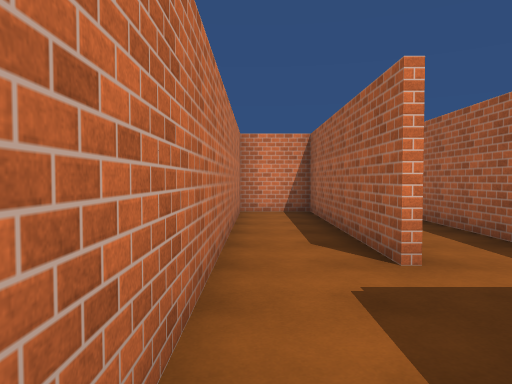
[1] (above)

17 first-person views from a walk through a scene from a Unity 3-D project. The camera is 1.5 m above the floor, tilts 2° down and sees 70° across. The floor is counted in squares, 1.8 m on a side. Each view is taken from the middle of a square. On the plan, view 1 faces up. The plan holds only what a view shows up to about 12 squares ahead; the rest is blank. The place goes on beyond the plan. The player character is not drawn. Surface patterns are stand-ins for the level's own textures.

[2]
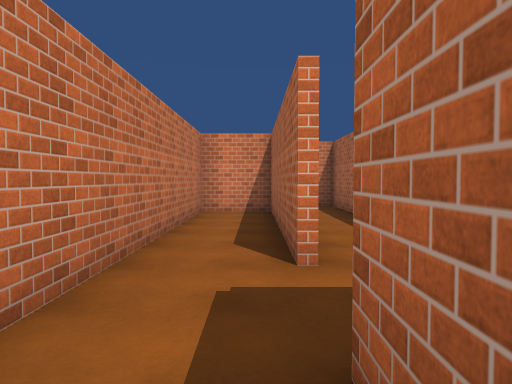

[3]
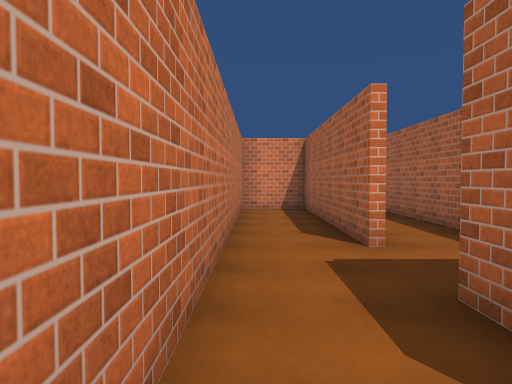

[4]
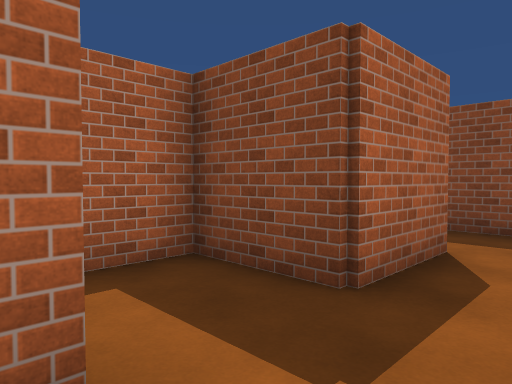

[5]
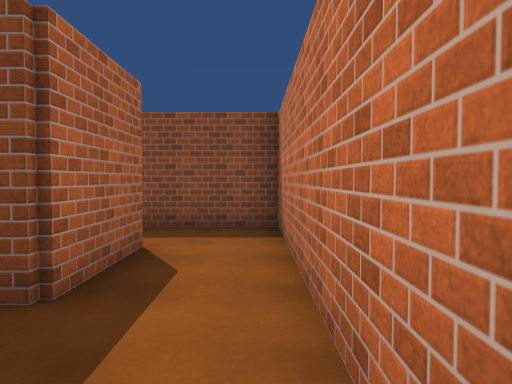

[6]
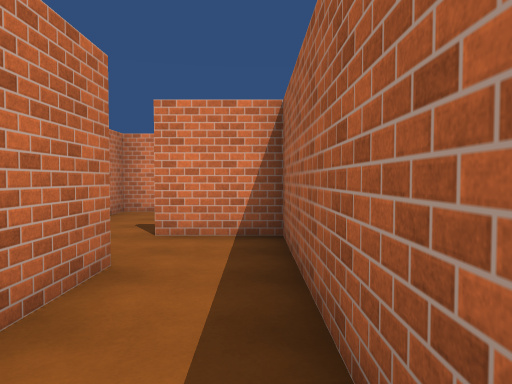

[7]
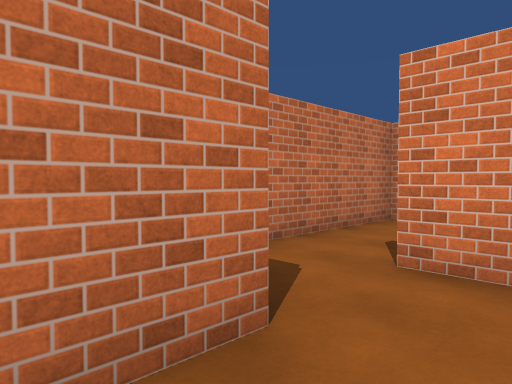

[8]
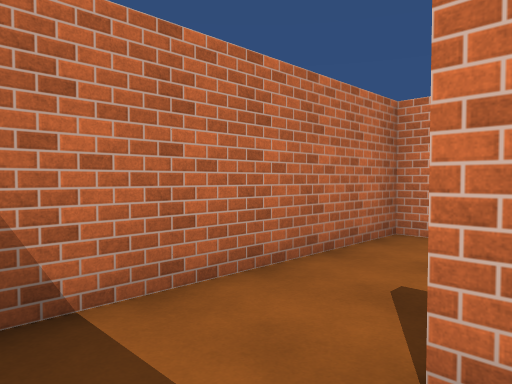

[9]
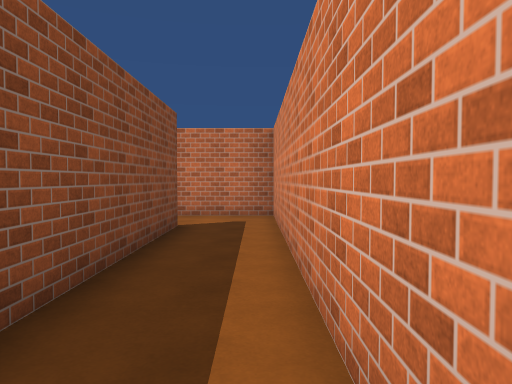

[10]
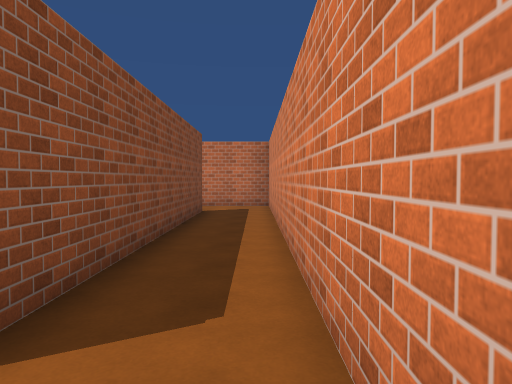

[11]
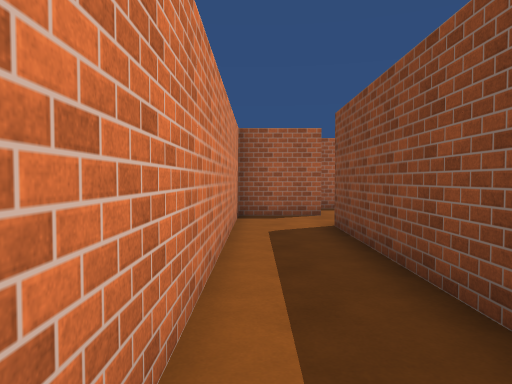

[12]
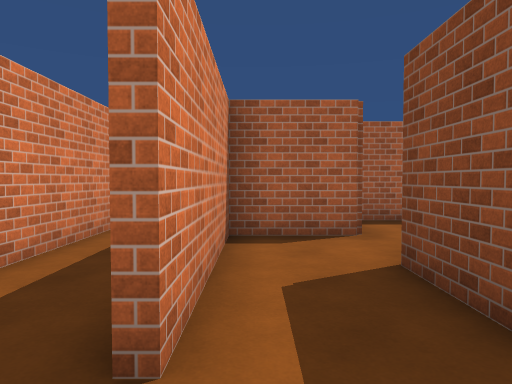

[13]
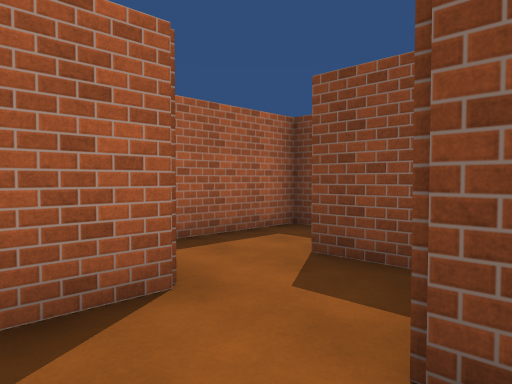

[14]
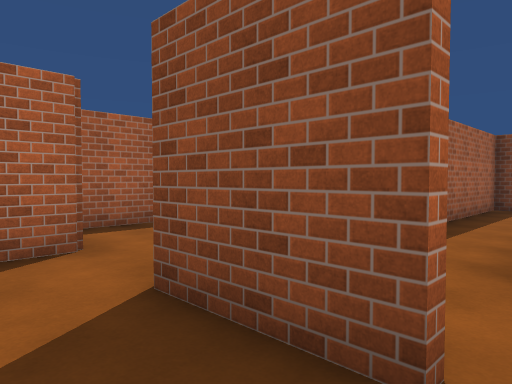

[15]
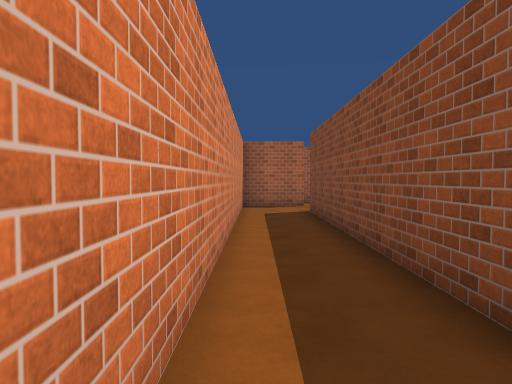

[16]
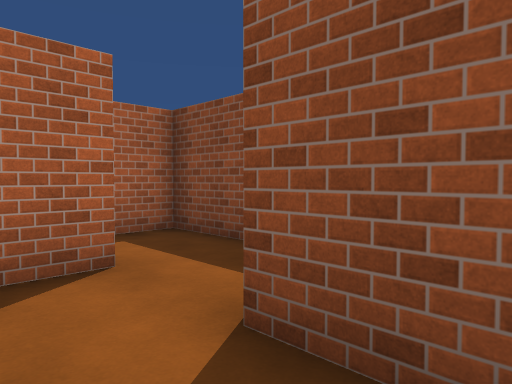

[17]
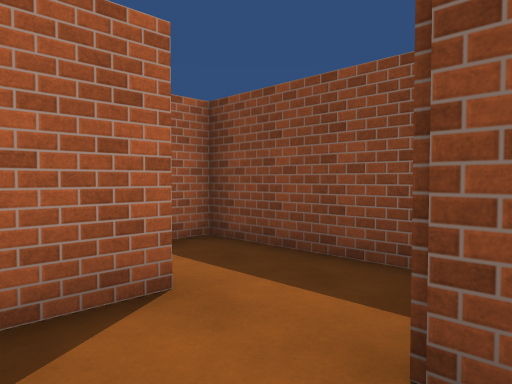

### Floor plan
Ten units are one square. View 1 is at (0, 0); x grows to the right and y downward. Boxes are objects, and circles mark ways between rooms. Rooms are numbered by the first view taken in them; rooms with no view inside come last. Other rooms are left out.
<svg viewBox="-9 -159 148 188">
<path fill="none" stroke="#000" d="M14 -34 14 -94 -4 -94 -4 24 20 24M14 6 14 -16M16 -95 16 -79M14 -16 34 -16 34 -114 15 -114M15 -136 96 -136M102 -116 114 -116M114 -134 114 -154 -4 -154 -4 -134M-4 -134 -4 -104M54 -114 54 -134 15 -134M14 -116 36 -116M114 -116 134 -116 134 -131"/>
<circle cx="20" cy="-30" r="3" fill="#2a7"/>
<circle cx="20" cy="-110" r="3" fill="#2a7"/>
<circle cx="5" cy="-140" r="3" fill="#2a7"/>
<circle cx="120" cy="-130" r="3" fill="#2a7"/>
<circle cx="20" cy="-130" r="3" fill="#2a7"/>
<text x="0" y="-40">1</text>
<text x="30" y="-70">2</text>
<text x="60" y="-150">3</text>
<text x="0" y="-120">4</text>
<text x="40" y="-130">5</text>
<text x="120" y="-130">6</text>
</svg>
Room 1 opens to room 2. Room 2 opens to room 4. Room 3 opens to room 4. Room 3 opens to room 6. Room 4 opens to room 5.

Where each view was taken, in squares from view 1:
view 1: 0 up, 0 right, facing up
view 2: 0 up, 1 right, facing up
view 3: 1 down, 0 right, facing up
view 4: 4 up, 0 right, facing down-right
view 5: 4 up, 0 right, facing down
view 6: 6 up, 3 right, facing up
view 7: 8 up, 3 right, facing up-left
view 8: 10 up, 2 right, facing up-left
view 9: 15 up, 8 right, facing left
view 10: 15 up, 11 right, facing left
view 11: 15 up, 3 right, facing right
view 12: 13 up, 0 right, facing right
view 13: 13 up, 3 right, facing down-right
view 14: 13 up, 1 right, facing down-right
view 15: 15 up, 0 right, facing right
view 16: 15 up, 8 right, facing down-right
view 17: 15 up, 9 right, facing down-right
